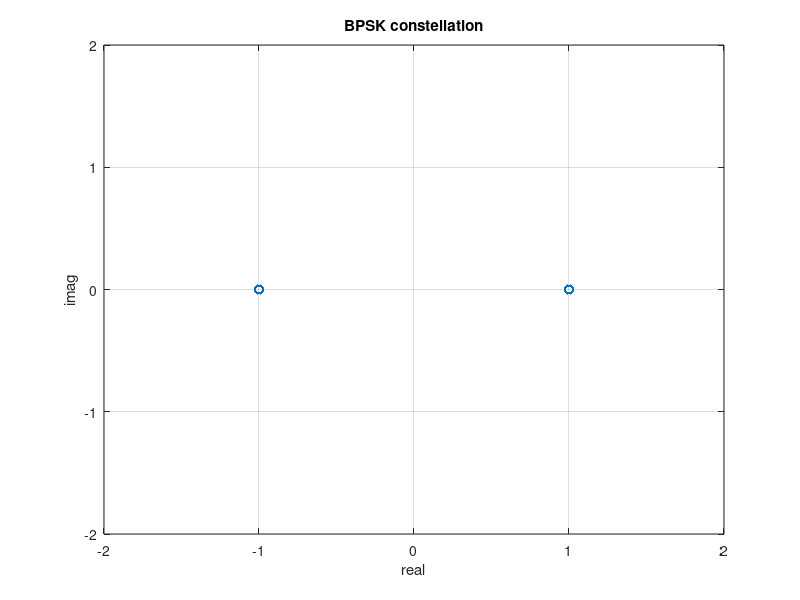
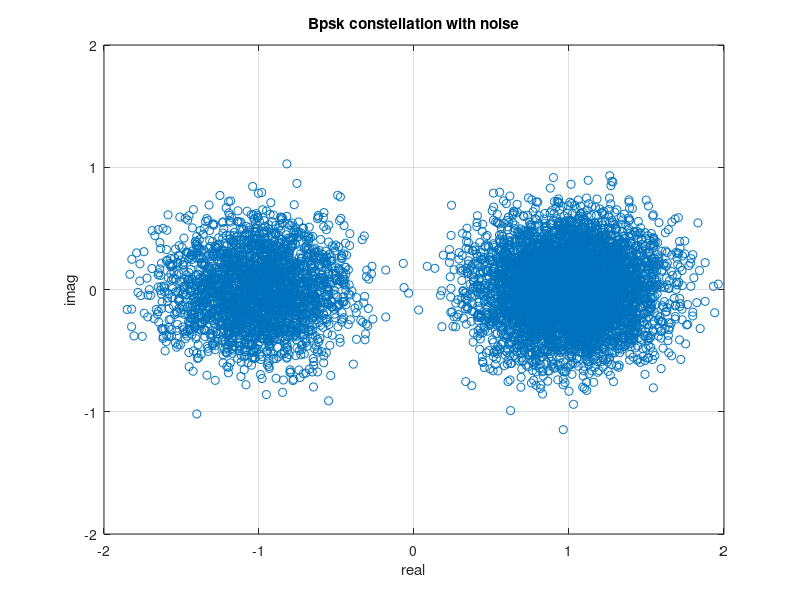
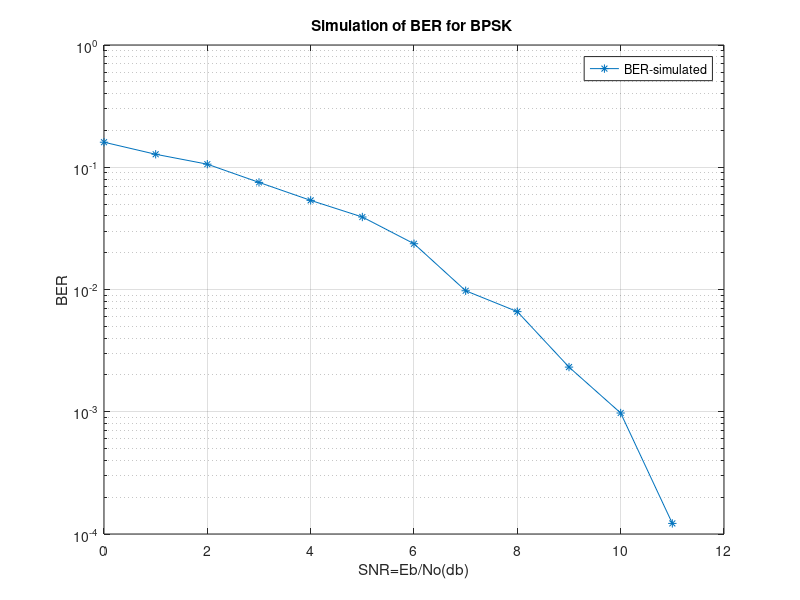

MATLAB code to generate these figures, in order:
clc;
clear all;
close all;
nr_data_bits=8192;
b_data=(randn(1,nr_data_bits))>.5;
b=[b_data]; 
d=zeros(1,length(b));

for n=1:length(b)
    if(b(n)==0)
        d(n)=exp(j*2*pi);
    end        
    if(b(n)==1)
        d(n)=exp(j*pi);
    end   
end   
disp(d)
bpsk=d;
%%% Plotting of BPSK Data
figure(1);
plot(d,'o');
axis([-2 2 -2 2]);
grid on;
xlabel('real');
ylabel('imag');
title('BPSK constellation');

%% Addition of Noise

SNR=0:10;
BER1=[];
SNR1=[];
for SNR=0:length(SNR);
 sigma=sqrt(10.0^(-SNR/10.0));  
 snbpsk=(real(bpsk)+sigma.*randn(size(bpsk)))+i.*(imag(bpsk)+sigma*randn(size(bpsk))); 

%% Plotting of BPSK data with Noise
figure(2);
plot(snbpsk,'o');
axis([-2 2 -2 2]);
grid on;
xlabel('real');
ylabel('imag');
title('Bpsk constellation with noise');

%% Recovering Data
%receiver
r=snbpsk;
bhat=[real(r)<0];
bhat=bhat(:)';
bhat1=bhat;
ne=sum(b~=bhat1);
BER=ne/nr_data_bits;
BER1=[BER1 BER];
SNR1=[SNR1 SNR];
end

%%Plotting of BER graph of BPSK
figure(3);
semilogy(SNR1,BER1,'-*');
grid on;
xlabel('SNR=Eb/No(db)');
ylabel('BER');
title('Simulation of BER for BPSK ');
legend('BER-simulated');
